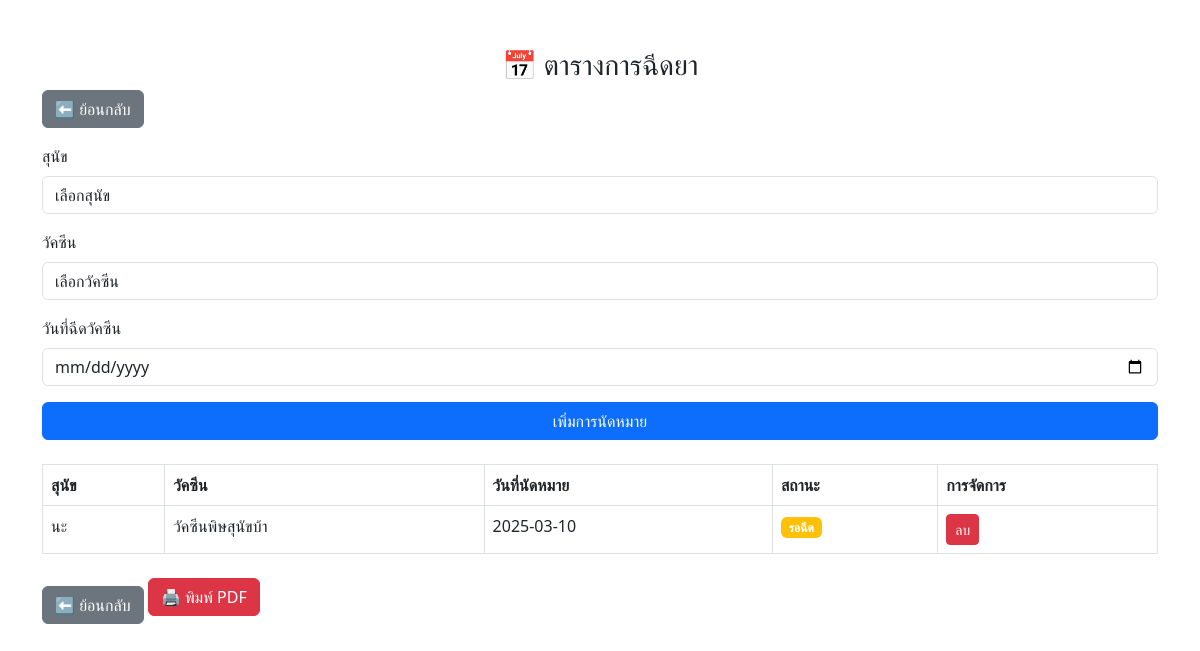
Page /pages/appointments.php on the committed database.
### tables this page shows
CREATE TABLE `appointments` (
  `AppointmentID` int(11) NOT NULL,
  `DogID` int(11) DEFAULT NULL,
  `VaccineID` int(11) DEFAULT NULL,
  `AppointmentDate` date DEFAULT NULL,
  `Status` enum('pending','completed') DEFAULT 'pending'
);

CREATE TABLE `dogs` (
  `DogID` int(11) NOT NULL,
  `Name` varchar(100) NOT NULL,
  `Breed` varchar(100) DEFAULT NULL,
  `Age` int(11) DEFAULT NULL,
  `OwnerName` varchar(100) DEFAULT NULL,
  `ImagePath` varchar(255) DEFAULT NULL,
  `OwnerPhone` varchar(15) DEFAULT NULL,
  `Phone` varchar(20) DEFAULT NULL
);

CREATE TABLE `vaccines` (
  `VaccineID` int(11) NOT NULL,
  `VaccineName` varchar(100) NOT NULL,
  `Description` text DEFAULT NULL
);

### pages/appointments.php (the view, shortened to what this page needs)
<?php
include '../includes/db.php';
$stmt = $conn->query("
    SELECT Appointments.AppointmentID, Dogs.Name AS DogName, Vaccines.VaccineName, Appointments.AppointmentDate, Appointments.Status
    FROM Appointments
    JOIN Dogs ON Appointments.DogID = Dogs.DogID
    JOIN Vaccines ON Appointments.VaccineID = Vaccines.VaccineID
    ORDER BY Appointments.AppointmentDate ASC
");
$appointments = $stmt->fetchAll();
?>
<!DOCTYPE html>
<html lang="th">
<head>
    <link href="https://cdn.jsdelivr.net/npm/bootstrap@5.3.0/dist/css/bootstrap.min.css" rel="stylesheet">
</head>
<body>
<div class="container mt-5">
    <h3 class="text-center">📅 ตารางการฉีดยา</h3>
    <a href="javascript:history.back()" class="btn btn-secondary mb-3">
        ⬅️ ย้อนกลับ
    </a>
    <form method="POST" class="mb-4">
        <div class="mb-3">
            <label class="form-label">สุนัข</label>
            <select name="dogID" class="form-control" required>
                <option value="">เลือกสุนัข</option>
            </select>
        </div>
        <div class="mb-3">
            <label class="form-label">วัคซีน</label>
            <select name="vaccineID" class="form-control" required>
                <option value="">เลือกวัคซีน</option>
            </select>
        </div>
        <div class="mb-3">
            <label class="form-label">วันที่ฉีดวัคซีน</label>
            <input type="date" name="appointmentDate" class="form-control" required>
        </div>
        <button type="submit" class="btn btn-primary w-100">เพิ่มการนัดหมาย</button>
    </form>
    <table class="table table-bordered">
        <thead>
            <tr>
                <th>สุนัข</th>
                <th>วัคซีน</th>
                <th>วันที่นัดหมาย</th>
                <th>สถานะ</th>
                <th>การจัดการ</th>
            </tr>
        </thead>
        <tbody>
            <?php foreach ($appointments as $appointment): ?>
            <tr>
                <td><?= htmlspecialchars($appointment['DogName']) ?></td>
                <td><?= htmlspecialchars($appointment['VaccineName']) ?></td>
                <td><?= htmlspecialchars($appointment['AppointmentDate']) ?></td>
                <td>
                    <?= $appointment['Status'] == 'pending' ? '<span class="badge bg-warning">รอฉีด</span>' : '<span class="badge bg-success">ฉีดแล้ว</span>' ?>
                </td>
                <td>
                    <a href="?delete=<?= $appointment['AppointmentID'] ?>" class="btn btn-danger btn-sm" onclick="return confirm('ต้องการลบการนัดหมายนี้หรือไม่?');">ลบ</a>
                </td>
            </tr>
            <?php endforeach; ?>
        </tbody>
    </table>
    <a href="javascript:history.back()" class="btn btn-secondary mt-3">
        ⬅️ ย้อนกลับ
    </a>
    <a href="print_appointments.php" class="btn btn-danger">
        🖨️ พิมพ์ PDF
    </a>
</div>
</body>
</html>

### rows in the picture
appointments: DogID.Name "นะ", VaccineID.VaccineName "วัคซีนพิษสุนัขบ้า", AppointmentDate "2025-03-10", Status "รอฉีด"
